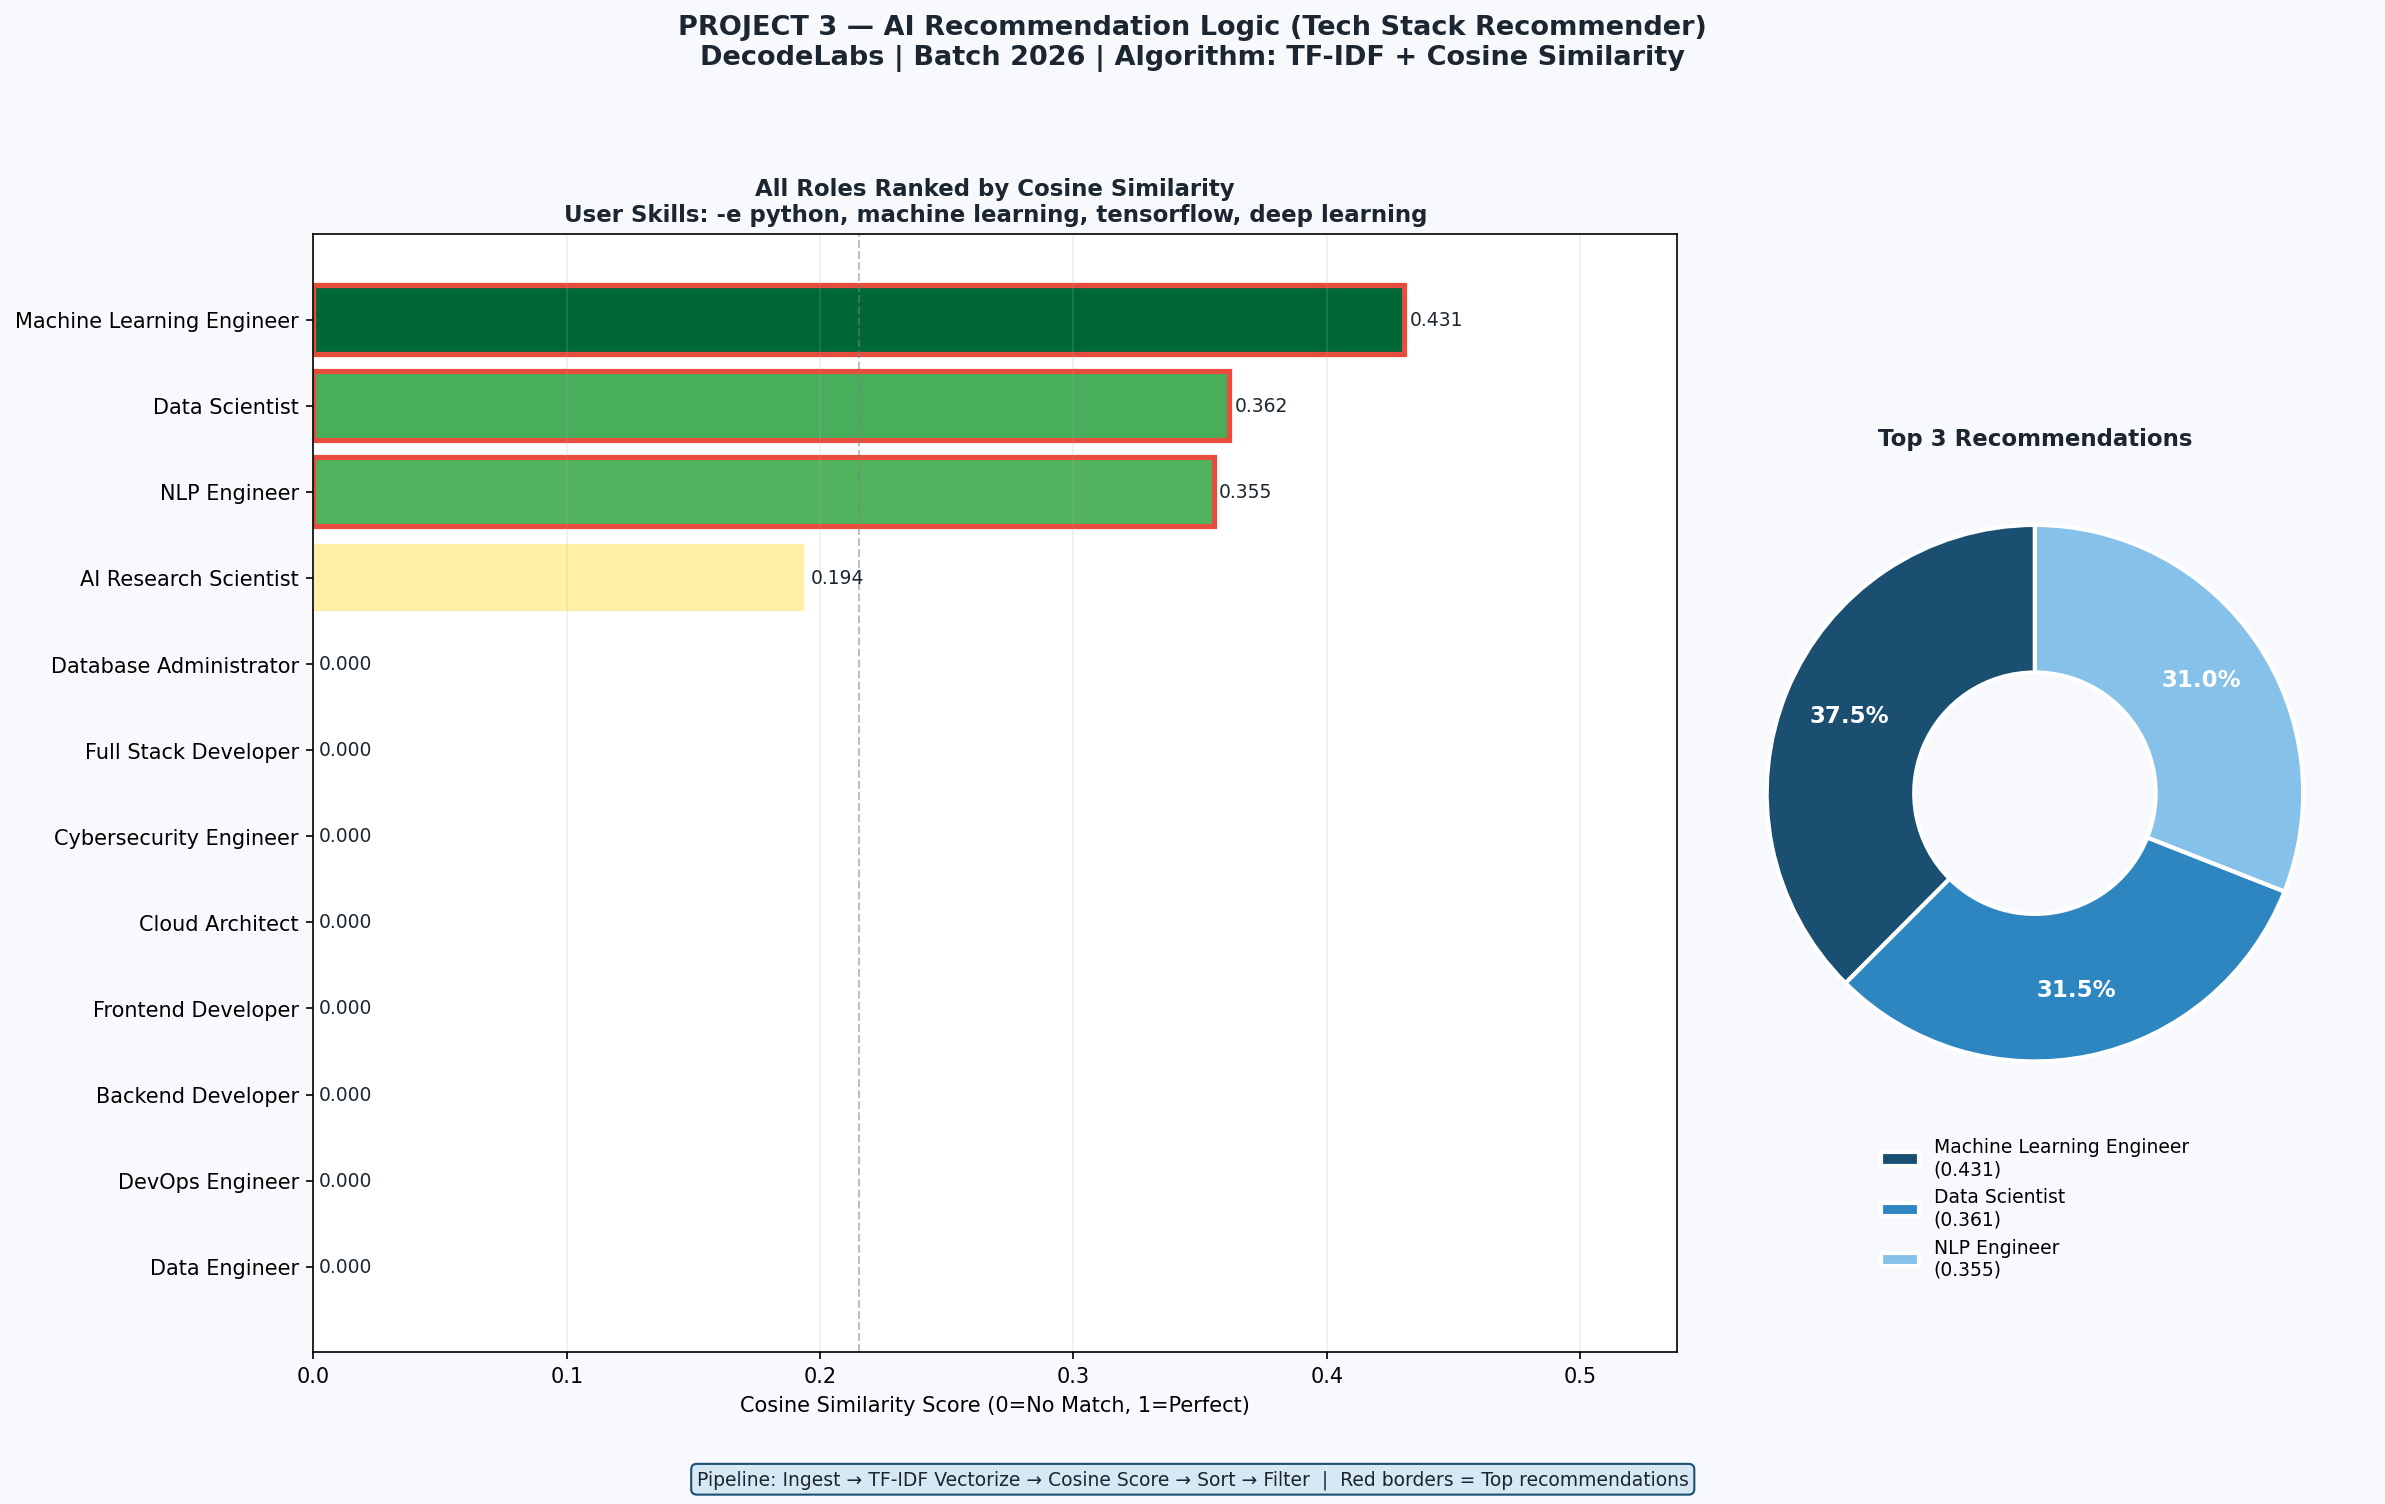

Python code for this plot:
"""
============================================================
  DecodeLabs | AI Industrial Training Kit | Batch 2026
  PROJECT 3: AI Recommendation Logic
  System    : Tech Stack Recommender (Content-Based Filtering)
  Algorithm : TF-IDF Vectorization + Cosine Similarity
  Pipeline  : Ingest → Score → Sort → Filter (Top-N)
============================================================
"""

import numpy as np
import matplotlib
matplotlib.use('Agg')
import matplotlib.pyplot as plt
import matplotlib.cm as cm
from collections import defaultdict
import math

# ─────────────────────────────────────────────
#  THE KNOWLEDGE BASE — Job Role Catalog
#  Each role is defined by its skill "document"
#  (tags are the vocabulary of this domain)
# ─────────────────────────────────────────────
JOB_CATALOG = {
    "Data Scientist": [
        "python", "sql", "machine learning", "statistics", "pandas",
        "numpy", "data analysis", "tensorflow", "deep learning", "visualization"
    ],
    "Machine Learning Engineer": [
        "python", "tensorflow", "pytorch", "deep learning", "machine learning",
        "mlops", "docker", "kubernetes", "api", "model deployment"
    ],
    "Data Engineer": [
        "sql", "python", "spark", "hadoop", "etl", "data pipelines",
        "aws", "azure", "kafka", "data warehousing"
    ],
    "DevOps Engineer": [
        "docker", "kubernetes", "ci/cd", "aws", "linux", "terraform",
        "ansible", "monitoring", "automation", "cloud"
    ],
    "Backend Developer": [
        "python", "java", "sql", "api", "rest", "django", "flask",
        "microservices", "docker", "databases"
    ],
    "Frontend Developer": [
        "javascript", "html", "css", "react", "typescript",
        "web design", "ui/ux", "nodejs", "vue", "angular"
    ],
    "Cloud Architect": [
        "aws", "azure", "cloud", "terraform", "kubernetes",
        "networking", "security", "microservices", "docker", "automation"
    ],
    "AI Research Scientist": [
        "python", "deep learning", "tensorflow", "pytorch", "research",
        "mathematics", "statistics", "nlp", "computer vision", "reinforcement learning"
    ],
    "Cybersecurity Engineer": [
        "linux", "networking", "security", "ethical hacking",
        "penetration testing", "firewalls", "encryption", "python", "bash", "siem"
    ],
    "Full Stack Developer": [
        "javascript", "python", "react", "nodejs", "sql", "html",
        "css", "api", "docker", "databases"
    ],
    "NLP Engineer": [
        "python", "nlp", "tensorflow", "pytorch", "transformers",
        "bert", "text processing", "machine learning", "deep learning", "linguistics"
    ],
    "Database Administrator": [
        "sql", "mysql", "postgresql", "oracle", "databases",
        "data warehousing", "backup", "performance tuning", "replication", "indexing"
    ],
}

# ─────────────────────────────────────────────
#  TF-IDF ENGINE  (from scratch — no sklearn)
#  Term Frequency × Inverse Document Frequency
#  Rewards specific terms, penalizes generic ones
# ─────────────────────────────────────────────

def build_vocabulary(catalog: dict) -> list:
    """Collect every unique skill across all job roles."""
    vocab = set()
    for skills in catalog.values():
        vocab.update(skills)
    return sorted(list(vocab))


def compute_tf(document: list) -> dict:
    """Term Frequency: count(term) / total_terms in document."""
    tf = defaultdict(float)
    total = len(document)
    for term in document:
        tf[term] += 1.0 / total
    return tf


def compute_idf(catalog: dict, vocabulary: list) -> dict:
    """
    Inverse Document Frequency:
    log(total_docs / docs_containing_term)
    Penalises terms that appear in too many roles (generic).
    """
    N   = len(catalog)
    idf = {}
    for term in vocabulary:
        docs_with_term = sum(1 for skills in catalog.values() if term in skills)
        idf[term] = math.log(N / (docs_with_term + 1e-9))  # smoothing
    return idf


def compute_tfidf_vector(document: list, idf: dict, vocabulary: list) -> np.ndarray:
    """Build a TF-IDF weighted vector for a single document."""
    tf  = compute_tf(document)
    vec = np.array([tf.get(term, 0.0) * idf.get(term, 0.0) for term in vocabulary])
    return vec


def cosine_similarity(vec_a: np.ndarray, vec_b: np.ndarray) -> float:
    """
    cos(θ) = (A · B) / (||A|| × ||B||)
    Range: 0 (orthogonal) → 1 (perfectly aligned)
    Invariant to magnitude — focuses on orientation.
    """
    dot     = np.dot(vec_a, vec_b)
    norm_a  = np.linalg.norm(vec_a)
    norm_b  = np.linalg.norm(vec_b)
    if norm_a == 0 or norm_b == 0:
        return 0.0  # Cold Start protection
    return dot / (norm_a * norm_b)


# ─────────────────────────────────────────────
#  PRE-COMPUTE: Build TF-IDF vectors for all roles
# ─────────────────────────────────────────────
VOCABULARY      = build_vocabulary(JOB_CATALOG)
IDF             = compute_idf(JOB_CATALOG, VOCABULARY)
ROLE_VECTORS    = {
    role: compute_tfidf_vector(skills, IDF, VOCABULARY)
    for role, skills in JOB_CATALOG.items()
}


# ═══════════════════════════════════════════════════════════════
#  THE 4-STEP RANKING PIPELINE
#  Step 1: Ingest   — capture user profile
#  Step 2: Score    — cosine similarity vs all roles
#  Step 3: Sort     — descending by score
#  Step 4: Filter   — Top-N to prevent choice overload
# ═══════════════════════════════════════════════════════════════

def recommend(user_skills: list, top_n: int = 3) -> list:
    """
    Core recommendation engine.
    Returns Top-N (role, score) tuples sorted by cosine similarity.
    """
    # ── Step 1: INGEST ──────────────────────────────────────
    # Normalize user input to match our vocabulary
    user_skills_clean = [s.lower().strip() for s in user_skills]

    # Cold Start guard: if no matching skills, fallback
    known = [s for s in user_skills_clean if s in VOCABULARY]
    if not known:
        return [("⚠️ Cold Start", 0.0,
                 "No matching skills found. Try: python, sql, docker, aws, etc.")]

    # Build user profile vector (treated as a 1-doc TF-IDF)
    user_vector = compute_tfidf_vector(user_skills_clean, IDF, VOCABULARY)

    # ── Step 2: SCORE ──────────────────────────────────────
    scored = [
        (role, cosine_similarity(user_vector, role_vec))
        for role, role_vec in ROLE_VECTORS.items()
    ]

    # ── Step 3: SORT ──────────────────────────────────────
    scored.sort(key=lambda x: x[1], reverse=True)

    # ── Step 4: FILTER ─────────────────────────────────────
    return [(role, round(score, 4)) for role, score in scored[:top_n]]


# ─────────────────────────────────────────────
#  VISUALISATION — Recommendation Dashboard
# ─────────────────────────────────────────────

def plot_results(user_skills: list, results: list, output_path: str):
    """Generate a professional 3-panel recommendation dashboard."""
    BG   = "#F7F9FC"
    DARK = "#1B2631"

    fig  = plt.figure(figsize=(16, 10), facecolor=BG)
    fig.suptitle(
        "PROJECT 3 — AI Recommendation Logic (Tech Stack Recommender)\n"
        "DecodeLabs | Batch 2026 | Algorithm: TF-IDF + Cosine Similarity",
        fontsize=13, fontweight="bold", color=DARK, y=0.99
    )

    # ── Panel A: All roles ranked (full bar chart) ────────────
    ax1 = fig.add_subplot(1, 3, (1, 2))

    # Score all roles for the full ranking view
    user_vector = compute_tfidf_vector(
        [s.lower().strip() for s in user_skills], IDF, VOCABULARY
    )
    all_scores = sorted(
        [(role, cosine_similarity(user_vector, rv)) for role, rv in ROLE_VECTORS.items()],
        key=lambda x: x[1]
    )
    roles_sorted  = [r for r, _ in all_scores]
    scores_sorted = [s for _, s in all_scores]

    cmap     = plt.colormaps.get_cmap("RdYlGn")
    max_sc   = max(scores_sorted) if max(scores_sorted) > 0 else 1
    bar_cols = [cmap(s / max_sc) for s in scores_sorted]

    bars = ax1.barh(roles_sorted, scores_sorted, color=bar_cols,
                    edgecolor="white", linewidth=0.8)

    # Highlight Top-N
    top_roles = {r for r, _ in results}
    for bar, role in zip(bars, roles_sorted):
        if role in top_roles:
            bar.set_edgecolor("#E74C3C")
            bar.set_linewidth(2.5)

    ax1.set_title(f"All Roles Ranked by Cosine Similarity\n"
                  f"User Skills: {', '.join(user_skills)}",
                  fontweight="bold", fontsize=11, color=DARK)
    ax1.set_xlabel("Cosine Similarity Score (0=No Match, 1=Perfect)")
    ax1.set_xlim(0, max_sc * 1.25)
    ax1.axvline(x=max_sc * 0.5, color="grey", linestyle="--", alpha=0.5, linewidth=1)

    for bar, score in zip(bars, scores_sorted):
        ax1.text(bar.get_width() + 0.002, bar.get_y() + bar.get_height()/2,
                 f"{score:.3f}", va="center", fontsize=9, color=DARK)
    ax1.grid(True, alpha=0.2, axis="x")

    # ── Panel B: Top-N Donut Chart ────────────────────────────
    ax2 = fig.add_subplot(1, 3, 3)
    top_labels = [r for r, _ in results]
    top_scores = [s for _, s in results]

    if sum(top_scores) > 0:
        pie_colors = ["#1B4F72", "#2E86C1", "#85C1E9"][:len(results)]
        wedges, texts, autotexts = ax2.pie(
            top_scores,
            labels    = None,
            autopct   = "%1.1f%%",
            colors    = pie_colors,
            startangle= 90,
            wedgeprops= dict(width=0.55, edgecolor="white", linewidth=2),
            pctdistance=0.75
        )
        for at in autotexts:
            at.set_fontsize(11)
            at.set_color("white")
            at.set_fontweight("bold")

        legend_labels = [f"{r}\n({s:.3f})" for r, s in results]
        ax2.legend(wedges, legend_labels,
                   loc="lower center", bbox_to_anchor=(0.5, -0.25),
                   fontsize=9, frameon=False)
    else:
        ax2.text(0.5, 0.5, "No Match\n(Cold Start)",
                 ha="center", va="center", fontsize=14, color="#E74C3C")

    ax2.set_title(f"Top {len(results)} Recommendations",
                  fontweight="bold", fontsize=11, color=DARK)

    # ── Footer ────────────────────────────────────────────────
    fig.text(
        0.5, 0.01,
        "Pipeline: Ingest → TF-IDF Vectorize → Cosine Score → Sort → Filter  |  "
        "Red borders = Top recommendations",
        ha="center", fontsize=9, color=DARK,
        bbox=dict(boxstyle="round,pad=0.3", facecolor="#D5E8F3", edgecolor="#1B4F72")
    )

    plt.tight_layout(rect=[0, 0.04, 1, 0.95])
    plt.savefig(output_path, dpi=150, bbox_inches="tight")
    plt.close()


# ═══════════════════════════════════════════════════════════════
#  INTERACTIVE SESSION
# ═══════════════════════════════════════════════════════════════

def run_recommender():
    print("\n" + "="*62)
    print("  PROJECT 3 — AI Recommendation Logic")
    print("  System: Tech Stack Recommender | DecodeLabs Batch 2026")
    print("  Algorithm: TF-IDF + Cosine Similarity")
    print("="*62)
    print("\n  Available skill keywords (sample):")
    sample = ["python", "sql", "docker", "aws", "machine learning",
              "javascript", "deep learning", "react", "kubernetes", "nlp"]
    print(f"  {', '.join(sample)} ... and more\n")

    # ── INGESTION STEP: minimum 3 inputs ─────────────────────
    user_skills = []
    print("  Enter at least 3 skills (one per line). Press Enter twice when done.")
    print("─"*62)
    count = 0
    while True:
        skill = input(f"  Skill {count+1}: ").strip().lower()
        if skill == "" and count >= 3:
            break
        elif skill == "" and count < 3:
            print(f"  ⚠️  Please enter at least 3 skills ({count} so far).")
            continue
        user_skills.append(skill)
        count += 1

    top_n = 3
    try:
        n_input = input(f"\n  How many recommendations? [default=3]: ").strip()
        if n_input:
            top_n = max(1, min(int(n_input), len(JOB_CATALOG)))
    except ValueError:
        pass

    print("\n" + "─"*62)
    print(f"  🔍 Running 4-Step Pipeline for: {user_skills}")
    print("─"*62)

    results = recommend(user_skills, top_n=top_n)

    print(f"\n  🎯 TOP {top_n} RECOMMENDED ROLES:")
    print("─"*62)
    for rank, (role, score) in enumerate(results, 1):
        match_pct = score * 100
        bar_len   = int(match_pct * 0.4)
        bar       = "█" * bar_len + "░" * (40 - bar_len)
        print(f"  #{rank} {role}")
        print(f"      [{bar}] {match_pct:.1f}% match")
        print()

    # Overlapping skills breakdown
    print("  📋 Skill Overlap Analysis:")
    for role, score in results:
        catalog_skills = set(JOB_CATALOG.get(role, []))
        user_set       = set(user_skills)
        overlap        = catalog_skills & user_set
        missing        = catalog_skills - user_set
        print(f"\n  {role}:")
        print(f"    ✅ Matched : {', '.join(overlap) if overlap else 'None'}")
        print(f"    📌 To Learn: {', '.join(list(missing)[:4]) if missing else 'You cover all!'}")

    # Plot
    plot_results(
        user_skills, results,
        "/mnt/user-data/outputs/project3_recommendation.png"
    )
    print(f"\n  ✅ Visualisation saved: project3_recommendation.png")
    print("\n" + "="*62)
    print("  [Project 3 complete ✅ | Proceed to Project 4]")
    print("="*62 + "\n")


# ─────────────────────────────────────────────
#  ENTRY POINT
# ─────────────────────────────────────────────
if __name__ == "__main__":
    run_recommender()
